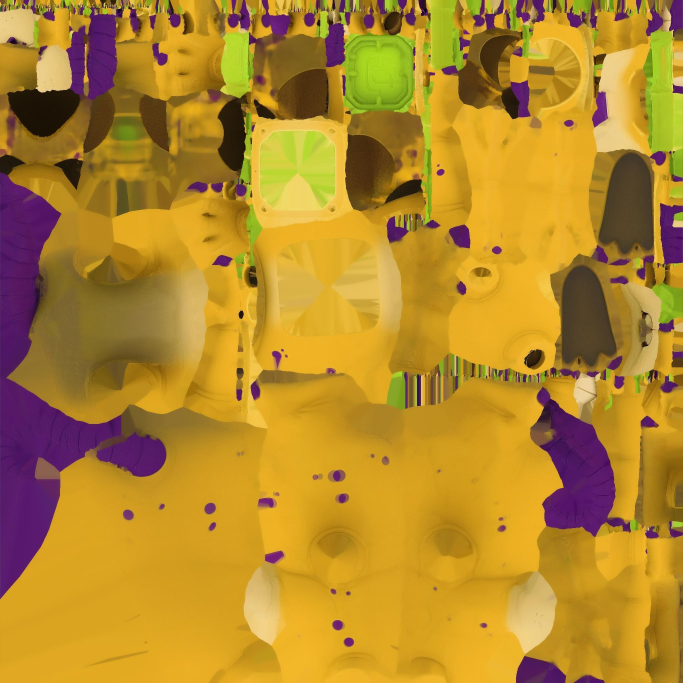
#> input picture src/test-lib/Image_0.jpg, 2048 x 2048 px (shown at 1/3 size)
$ python resize_icon.py ../src/test-lib/Image_0.jpg out.png
#> lines starting #> are read from the running program, lines starting #| are printed output that depends on the picture
#!/usr/bin/env python3
# resize_icon.py — Generate Android mipmap ic_launcher.png icons from a source PNG.
#
# Usage:
#   python3 resize_icon.py <src_png> <dst_res_dir>
#
# Creates:
#   <dst_res_dir>/mipmap-mdpi/ic_launcher.png      (48×48)
#   <dst_res_dir>/mipmap-hdpi/ic_launcher.png      (72×72)
#   <dst_res_dir>/mipmap-xhdpi/ic_launcher.png     (96×96)
#   <dst_res_dir>/mipmap-xxhdpi/ic_launcher.png    (144×144)
#   <dst_res_dir>/mipmap-xxxhdpi/ic_launcher.png   (192×192)
#
# Primary backend: Pillow  (pip install pillow)
# Fallback backend: ImageMagick convert
#
# Called by CMakeLists.txt at configure time when -DGAME_ICON_PNG is set.

import os
import sys
import subprocess

DENSITIES = [
    ("mipmap-mdpi",    48),
    ("mipmap-hdpi",    72),
    ("mipmap-xhdpi",   96),
    ("mipmap-xxhdpi",  144),
    ("mipmap-xxxhdpi", 192),
]


def _resize_with_pillow(src, dst_res_dir):
#> called with src = '../src/test-lib/Image_0.jpg', dst_res_dir = 'out.png'
    from PIL import Image
    img = Image.open(src).convert("RGBA")
    # Composite onto white to flatten transparency.
    background = Image.new("RGB", img.size, (255, 255, 255))
#> background: PIL image 2048x2048 RGB; every value is 255
    background.paste(img, mask=img.split()[3])
#> background is the input picture: PIL image 2048x2048 RGB; mean R, G, B 180.5, 137.1, 43.6
    for folder, size in DENSITIES:
        out_dir = os.path.join(dst_res_dir, folder)
        os.makedirs(out_dir, exist_ok=True)
        resized = background.resize((size, size), Image.LANCZOS)
        resized.save(os.path.join(out_dir, "ic_launcher.png"), "PNG")
#> this loop made 5 passes
#> pass 1, in _resize_with_pillow, `resized = background.resize((size, size), Image.LANCZOS)`:
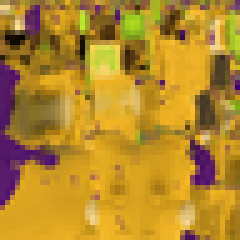
#> resized: PIL image 48x48 RGB (shown 5 times larger); mean R, G, B 180.5, 137.1, 43.6
#> pass 2, in _resize_with_pillow, `resized = background.resize((size, size), Image.LANCZOS)`:
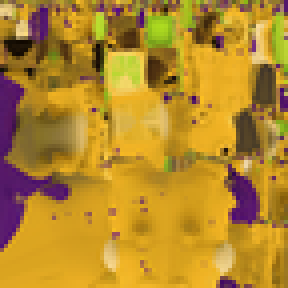
#> resized: PIL image 72x72 RGB (shown 4 times larger); mean R, G, B 180.5, 137.1, 43.6
#> pass 3, in _resize_with_pillow, `resized = background.resize((size, size), Image.LANCZOS)`:
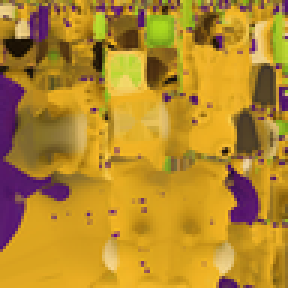
#> resized: PIL image 96x96 RGB (shown 3 times larger); mean R, G, B 180.5, 137.1, 43.6
#> after the loop:
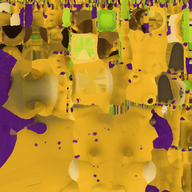
#> resized: PIL image 192x192 RGB; mean R, G, B 180.5, 137.1, 43.6
    return True


def _resize_with_imagemagick(src, dst_res_dir):
    convert = None
    for candidate in ("convert", "magick"):
        try:
            subprocess.run([candidate, "--version"],
                           stdout=subprocess.DEVNULL, stderr=subprocess.DEVNULL,
                           check=True)
            convert = candidate
            break
        except (subprocess.CalledProcessError, FileNotFoundError):
            pass
    if convert is None:
        return False
    for folder, size in DENSITIES:
        out_dir = os.path.join(dst_res_dir, folder)
        os.makedirs(out_dir, exist_ok=True)
        out_path = os.path.join(out_dir, "ic_launcher.png")
        args = [
            convert, src,
            "-background", "white",
            "-flatten",
            "-resize", f"{size}x{size}!",
            out_path,
        ]
        result = subprocess.run(args, stderr=subprocess.PIPE)
        if result.returncode != 0:
            print(f"ImageMagick error: {result.stderr.decode().strip()}", file=sys.stderr)
            return False
    return True


def generate_icons(src, dst_res_dir):
    if not os.path.isfile(src):
        print(f"Error: source PNG not found: {src}", file=sys.stderr)
        return False

    # Try Pillow first.
    try:
        result = _resize_with_pillow(src, dst_res_dir)
        if result:
            print(f"Android icon generated (Pillow): {dst_res_dir}/mipmap-*/ic_launcher.png")
            return True
    except ImportError:
        pass  # Pillow not installed, try ImageMagick.

    # Fall back to ImageMagick.
    if _resize_with_imagemagick(src, dst_res_dir):
        print(f"Android icon generated (ImageMagick): {dst_res_dir}/mipmap-*/ic_launcher.png")
        return True

    print(
        "Error: neither Pillow nor ImageMagick is available.\n"
        "Install one of:\n"
        "  pip install pillow\n"
        "  sudo apt-get install imagemagick   # Ubuntu/Debian\n"
        "  brew install imagemagick           # macOS",
        file=sys.stderr,
    )
    return False


if __name__ == "__main__":
    if len(sys.argv) != 3:
        print(f"Usage: {sys.argv[0]} <src_png> <dst_res_dir>", file=sys.stderr)
        sys.exit(1)
    src_png    = sys.argv[1]
    dst_res    = sys.argv[2]
    sys.exit(0 if generate_icons(src_png, dst_res) else 1)
#> (the program exits here)

$ run again, on src/test-lib/Image_3.jpg
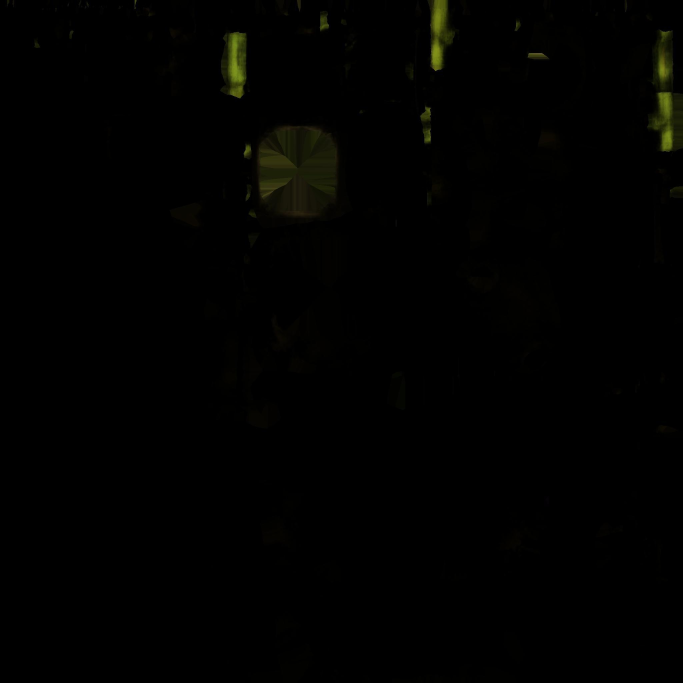
#> input picture src/test-lib/Image_3.jpg, 2048 x 2048 px (shown at 1/3 size)
#> background: PIL image 2048x2048 RGB; every value is 255
#> in _resize_with_pillow, background is the input picture: PIL image 2048x2048 RGB; mean R, G, B 1.3, 1.4, 0.4
#> the loop in _resize_with_pillow, `for folder, size in DENSITIES:` made 5 passes
#> pass 1, in _resize_with_pillow, `resized = background.resize((size, size), Image.LANCZOS)`:
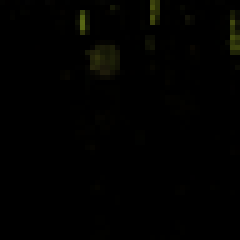
#> resized: PIL image 48x48 RGB (shown 5 times larger); mean R, G, B 1.4, 1.5, 0.4
